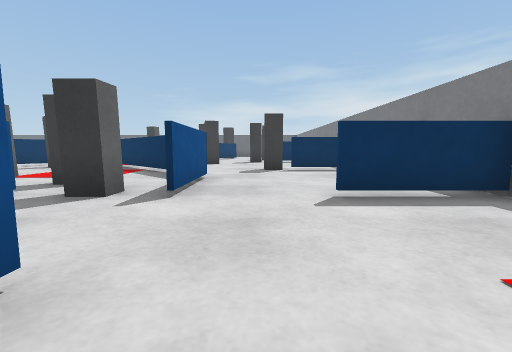
[1] (above)

24 first-person views from a walk through a Webots world. The camera is 0.07 m above the floor, tilts 6° down and sees 90° across. The floor is counted in squares, 0.1 m on a side. Each view is taken from the middle of a square. On the plan, view 1 faces up. The plan holds only what a view shows up to about 9 squares ahead; the rest is blank. The place goes on beyond the plan. Robots are left out. Simple shapes and patterns stand in for the simulator's stock objects.

[2]
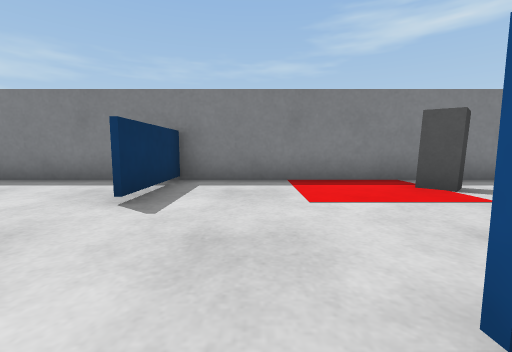

[3]
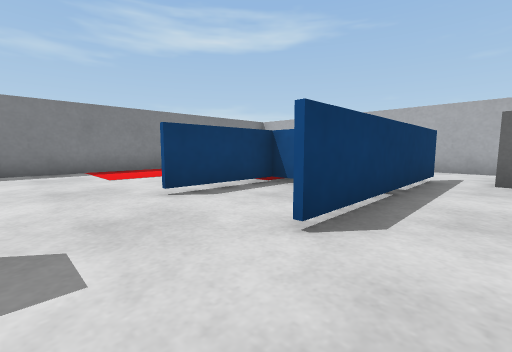

[4]
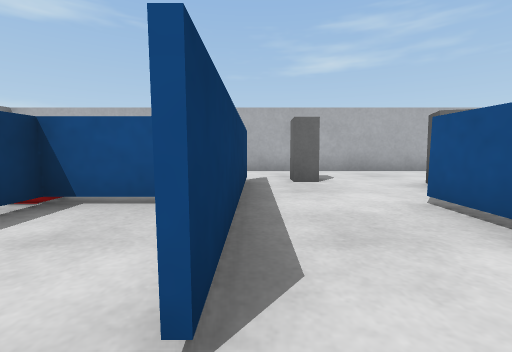

[5]
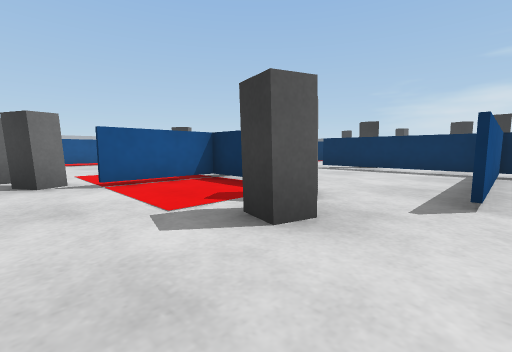

[6]
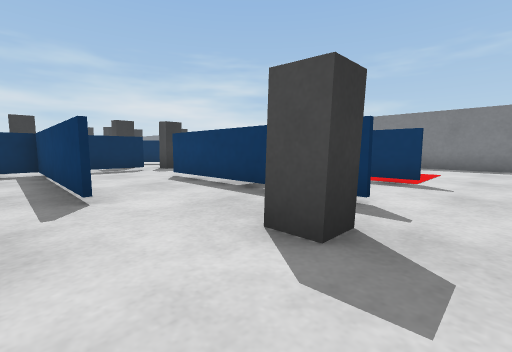

[7]
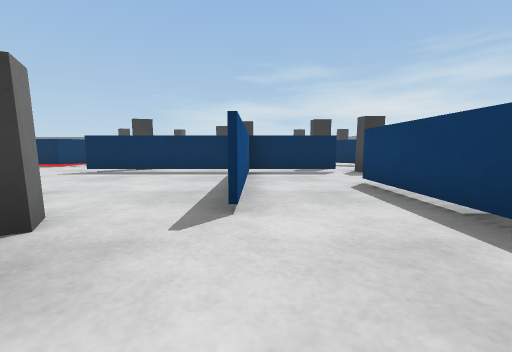

[8]
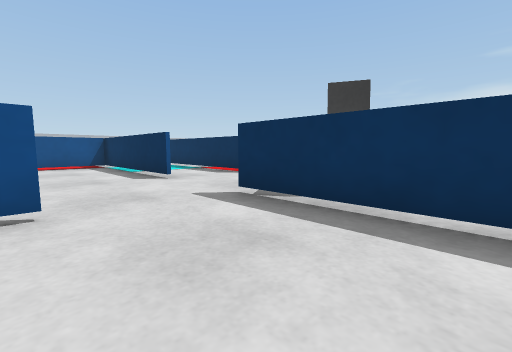

[9]
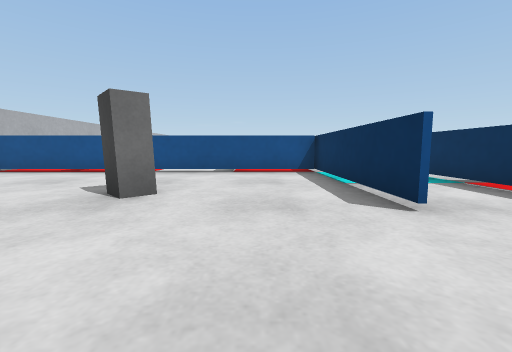

[10]
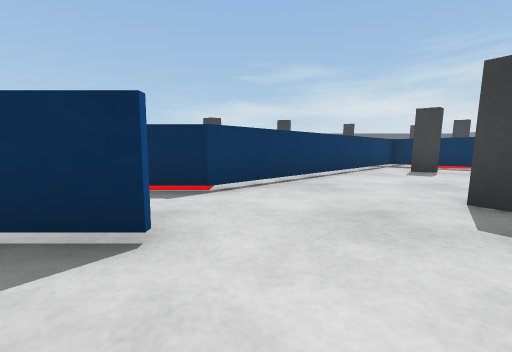

[11]
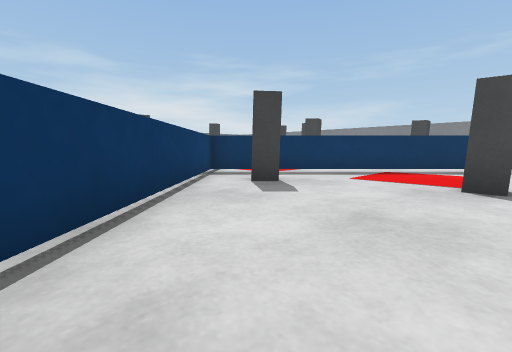

[12]
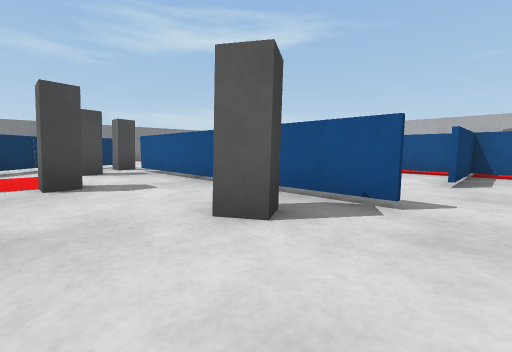

[13]
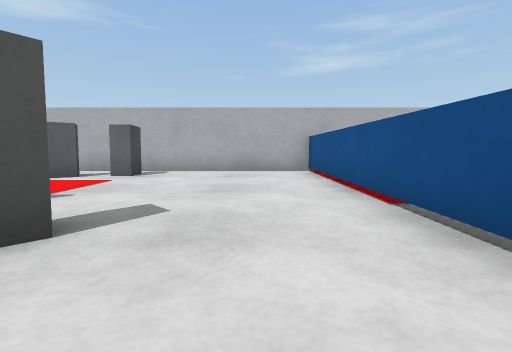

[14]
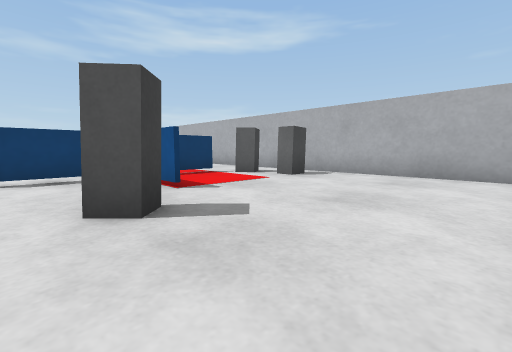

[15]
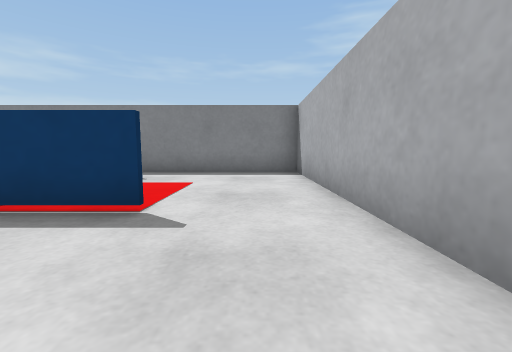

[16]
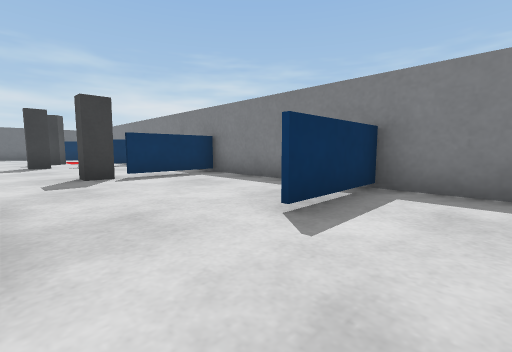

[17]
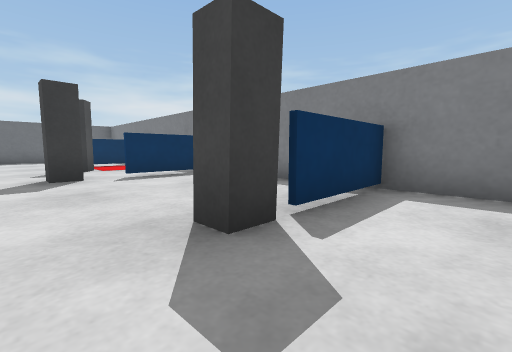

[18]
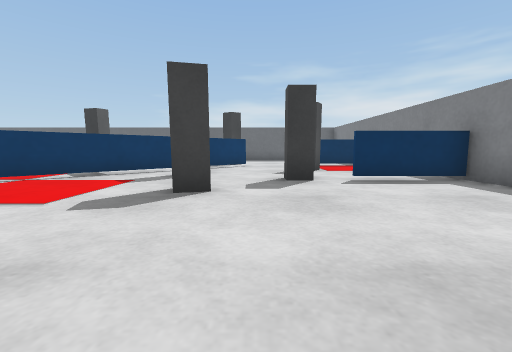

[19]
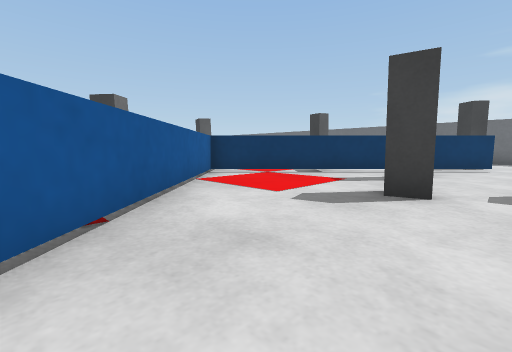

[20]
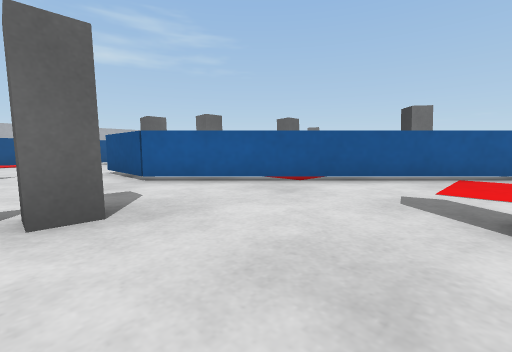

[21]
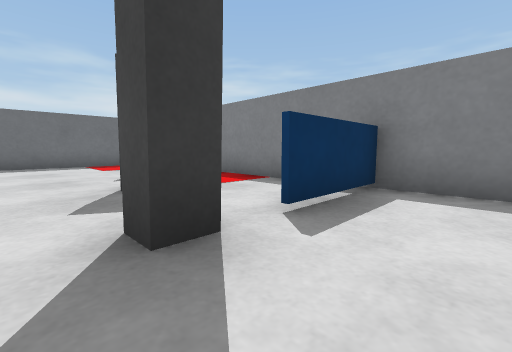

[22]
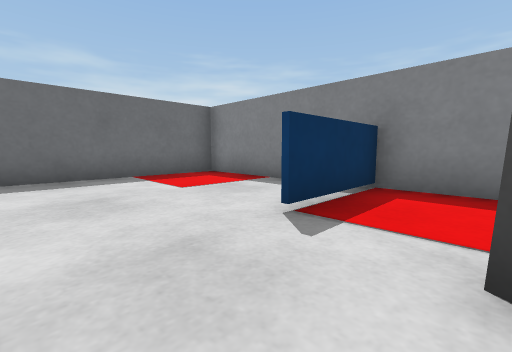

[23]
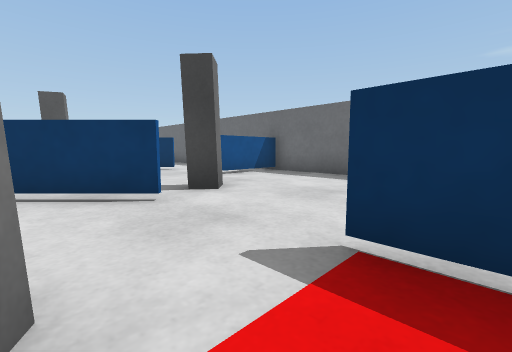

[24]
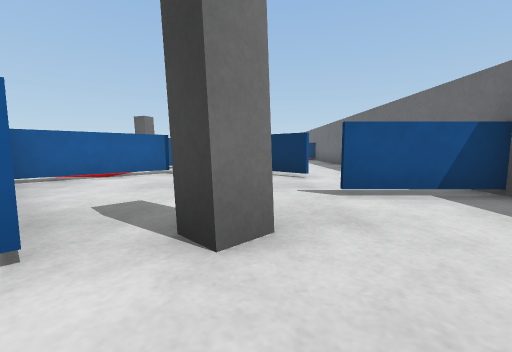

### Floor plan
Key: @ floor where view 1 was taken; # wall or solid block; x gap in a wall; . floor; T thing the floor can be seen under or through; P grey post.
Columns run from 20 left of view 1 to 4 right of it. Each row starts with its distance up from view 1.
 24                ##########
 23               ###.......#
 22               #.#.......#
 21               #.........#
 20                ...P.....#
 19                 ..P...###
 18                ..##.....#
 17               #. #...P..#
 16               ### ...P..#
 15               ##. ......#
 14              ##.....Px###
 13              #....P.....#
 12             ##....P.....#
 11           ###TT.........#
 10          ##.PPTT........#
  9         ##.....TT...PP###
  8        ##.......TT...##.#
  7       ##.........TT.....#
  6    ####......PP...##....#
  5     ......P.....PP #....#
  4  ######..TTT#####PP#..###
  3 .#............#.........#
  2 .#............#.........#
  1  #.......#....#.#..#....#
  0 .#...P...#....#.#..#@...#
 -1 .#.....######.#.#### xPP#
 -2  #.......#.PP...#..#  .P#
 -3  #.......#..PP.P#..#....#
 -4  #......P#.....P#.......#
 -5 .#....PPP...............#
 -6 #########################

Where each view was taken, in squares from view 1:
view 1: 0 up, 0 right, facing up
view 2: 2 up, 2 left, facing right
view 3: 3 up, 5 left, facing down-right
view 4: 2 up, 4 left, facing down
view 5: 5 down, 6 left, facing up-left
view 6: 5 down, 7 left, facing up-right
view 7: 4 down, 6 left, facing up
view 8: 1 up, 8 left, facing up-left
view 9: 2 up, 11 left, facing left
view 10: 2 up, 13 left, facing up
view 11: 6 up, 12 left, facing up-right
view 12: 7 up, 12 left, facing down-right
view 13: 2 up, 17 left, facing down
view 14: 1 up, 18 left, facing down-right
view 15: 5 down, 4 left, facing right
view 16: 2 up, 1 left, facing up-right
view 17: 7 up, 1 left, facing up-right
view 18: 8 up, 1 left, facing up
view 19: 8 up, 1 left, facing up-left
view 20: 12 up, 1 right, facing down-left
view 21: 12 up, 1 left, facing up-right
view 22: 17 up, 1 left, facing up-right
view 23: 17 up, 2 right, facing up-left
view 24: 20 up, 0 right, facing left
